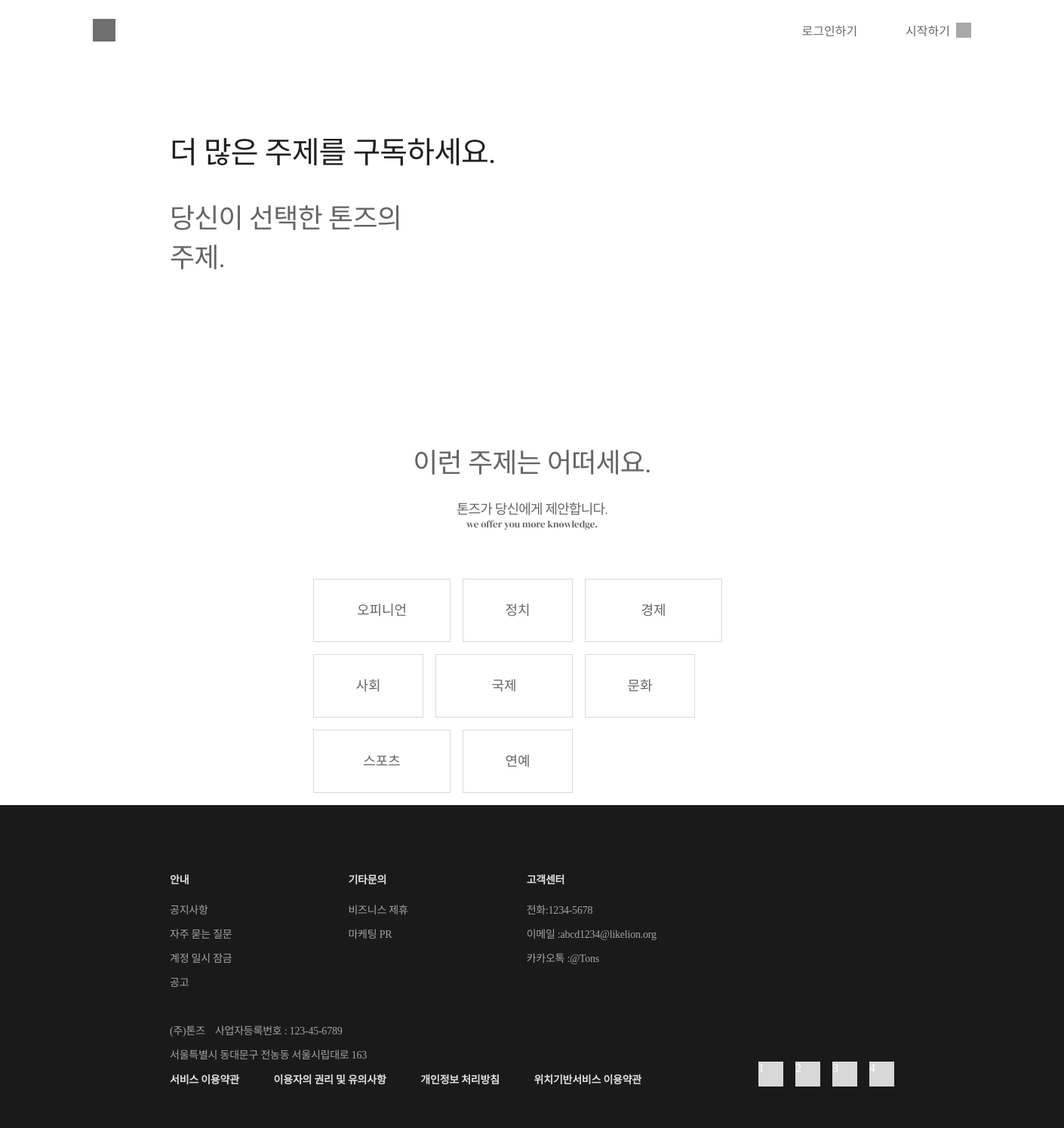
/mypage/1/, run on the app's committed database.
### category/models.py (models this page shows, shortened)
class Category(models.Model):
    name = models.TextField(max_length=10,default='')
    class Meta:
        verbose_name_plural = "Categories"

### category/views.py (the view)
# urls.py: path('mypage/<int:user_id>/', category.views.mypage, name='mypage'),
def mypage(request, user_id):
    user = get_object_or_404(Profile, pk = user_id)
    user_cat_list = user.category.all()
    other_cat_list = []
    for cat in Category.objects.all():
        if cat not in user_cat_list:
            other_cat_list.append(cat)
    return render(request, 'mypage.html', {'user_cat_list' : user_cat_list, 'other_cat_list':other_cat_list})

### Tons/templates/mypage.html (shortened to what this page needs)
{% extends 'base.html' %}
{% load staticfiles %}
    {% block css %}
    <link rel="stylesheet" href="{%static 'css/mypage.css'%}">
    {% endblock css %}
    {% block contents %}
    <div class="wrapper">
            <div class="mypage_container">
                <div class="mypage_title_1">
                   더 많은 주제를 구독하세요.</div>
                <div class="mypage_title_2">당신이 선택한 톤즈의</div>
                <div class="mypage_title_3">주제.</div>
            </div>
            <div class="box_container">
                <ul>
                </ul>
            </div>
    </div>
    <div class="wrapper">
            <div class="offer_container">
                <div class="offer_title_1">
                   이런 주제는 어떠세요.</div>
                <div class="offer_title_2">톤즈가 당신에게 제안합니다.</div>
                <div class="offer_title_3">we offer you more knowledge.</div>
            </div>
            <div class="offer_box_container">
                <ul>
                    {% for category in other_cat_list %}
                    <li><a href="{% url 'category:cat_detail' category.id %}">{{category.name}}</a></li>
                    {% endfor %}
                </ul>
            </div>
    </div>
   {% endblock contents %}

### static/css/home.css (style rules this page uses)
body { margin: 0; overflow-x: hidden; }
ul { padding: 0; margin: 0; }
li { list-style: none; }
a { text-decoration: none; color: #000000; }
.wrapper { width: 960px; margin: 0 auto; }

### static/css/footer.css (style rules this page uses)
body { margin: 0; overflow-x: hidden; }
ul { padding: 0; margin: 0; }
li { list-style: none; }
a { text-decoration: none; color: #000000; }

### static/css/mypage.css (style rules this page uses)
body { margin: 0; overflow-x: hidden; }
ul { padding: 0; margin: 0; }
li { list-style: none; }
a { text-decoration: none; color: #000000; }
.wrapper { width: 960px; margin: 0 auto; }
.mypage_title_1 { opacity: 0.87; font-family: 'Song Myung'; font-size: 40px; color: #000000; letter-spacing: -0.9px; padding-top: 90px; }
.mypage_title_2, .mypage_title_3 { opacity: 0.6; font-family: 'Song Myung'; font-size: 36px; color: #000000; letter-spacing: -0.81px; }
.mypage_title_2 { padding-top: 32px; }
.box_container { width: 600px; }
.box_container ul { display: flex; flex-wrap: wrap; padding-top: 64px; }
.offer_container { padding-top: 156px; text-align: center; }
.offer_title_1 { opacity: 0.6; font-family: 'Song Myung'; font-size: 36px; color: #000000; letter-spacing: -0.81px; }
.offer_title_2 { opacity: 0.6; font-family: 'Song Myung'; font-size: 18px; color: #000000; letter-spacing: -0.81px; padding-top: 24px; }
.offer_title_3 { opacity: 0.6; font-family: 'DM Serif Display'; font-style: 'Italic'; font-size: 13px; color: #000000; text-align: center; }
.offer_box_container { width: 596px; margin: 0 auto; padding-top: 64px; }
.offer_box_container ul { display: flex; flex-wrap: wrap; }
.offer_box_container ul li { opacity: 0.6; font-family: 'Song Myung'; font-size: 18px; color: #000000; letter-spacing: 0; text-align: center; line-height: 82px; height: 82px; background: #FFFFFF; border: 1px solid rgba(151, 151, 151, 0.60); margin-bottom: 16px; margin-left: 8px; margin-right: 8px; }
.offer_box_container ul li:first-child { width: 176px; }
.offer_box_container ul li:nth-child(2n+1) { width: 180px; }
.offer_box_container ul li:nth-child(2n) { width: 144px; }

### data on the page
Category: name "오피니언"
Category: name "정치"
Category: name "경제"
Category: name "사회"
Category: name "국제"
Category: name "문화"
Category: name "스포츠"
Category: name "연예"
